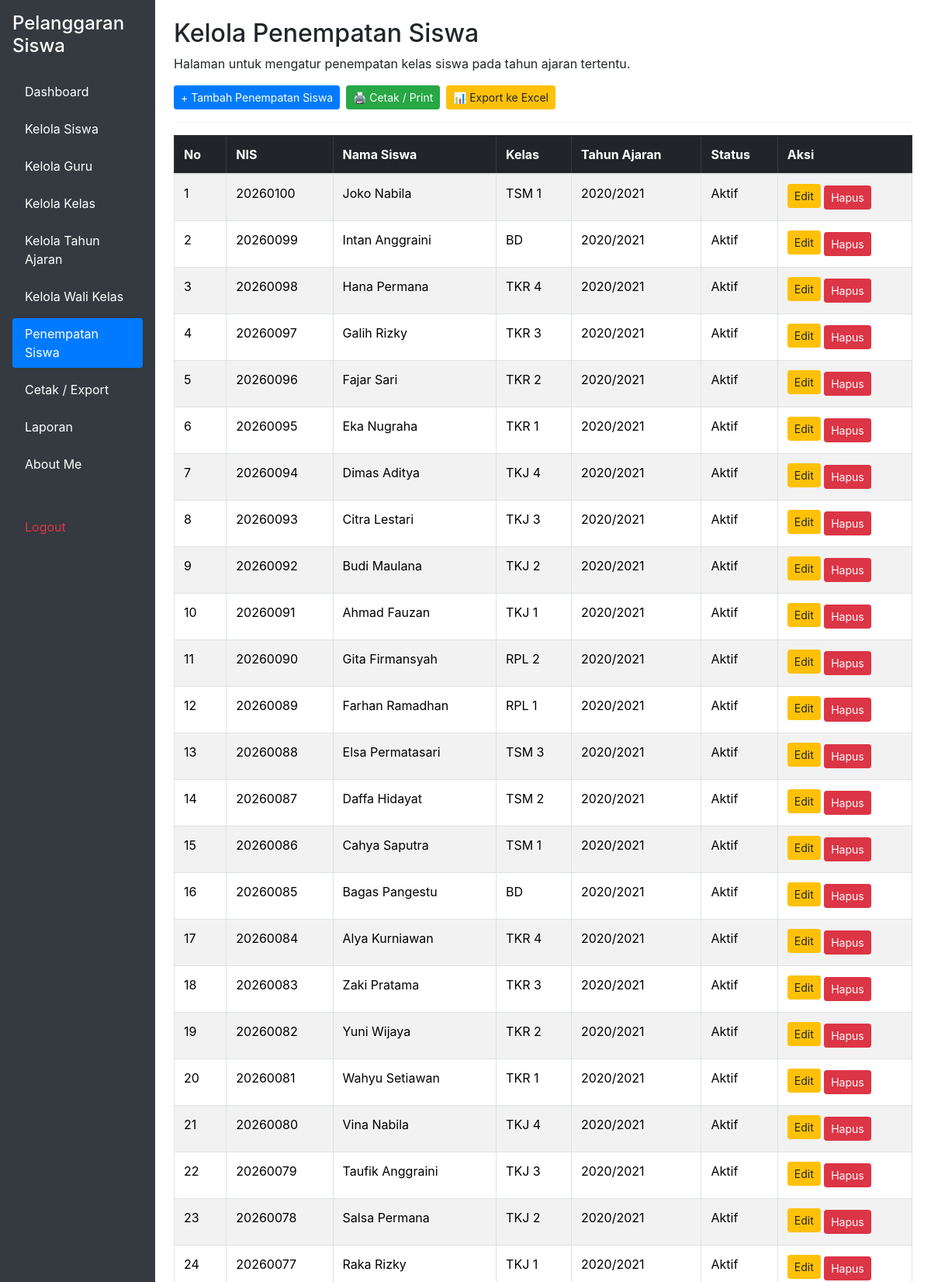
Screenshot of /penempatan_siswa.php (signed in, upper part) with the database file from the repository.
### tables this page shows
CREATE TABLE `t_kelas_siswa` (
  `id` int(11) NOT NULL,
  `siswa_id` int(11) DEFAULT NULL,
  `tahun_ajaran_id` int(11) DEFAULT NULL,
  `kelas_id` int(11) DEFAULT NULL,
  `tanggal_mulai` date NOT NULL,
  `tanggal_selesai` date NOT NULL,
  `status_aktif` tinyint(1) NOT NULL,
  `created_at` timestamp NOT NULL DEFAULT current_timestamp(),
  `updated_at` timestamp NOT NULL DEFAULT current_timestamp()
);

CREATE TABLE `t_siswa` (
  `id` int(11) NOT NULL,
  `nis` varchar(30) DEFAULT NULL,
  `nisn` varchar(20) NOT NULL,
  `nama` varchar(150) DEFAULT NULL,
  `jenis_kelamin` char(1) NOT NULL,
  `tanggal_lahir` date NOT NULL,
  `alamat` text NOT NULL,
  `status_aktif` tinyint(1) NOT NULL,
  `created_at` timestamp NOT NULL DEFAULT current_timestamp(),
  `updated_at` timestamp NOT NULL DEFAULT current_timestamp()
);

CREATE TABLE `t_kelas` (
  `id` int(11) NOT NULL,
  `nama` varchar(100) DEFAULT NULL,
  `tingkat` varchar(20) NOT NULL,
  `jurusan` varchar(100) NOT NULL,
  `status_aktif` tinyint(1) NOT NULL,
  `created_at` timestamp NOT NULL DEFAULT current_timestamp(),
  `updated_at` timestamp NOT NULL DEFAULT current_timestamp()
);

CREATE TABLE `t_tahun_ajaran` (
  `id` int(11) NOT NULL,
  `nama` varchar(20) DEFAULT NULL,
  `tanggal_mulai` date NOT NULL,
  `tanggal_selesai` date NOT NULL,
  `status_aktif` tinyint(1) NOT NULL,
  `created_at` timestamp NOT NULL DEFAULT current_timestamp(),
  `updated_at` timestamp NOT NULL DEFAULT current_timestamp()
);

### penempatan_siswa.php (the view, shortened to what this page needs)
<?php
include 'config/koneksi.php';
$sql = "
    SELECT
        ks.id,
        s.nama AS nama_siswa,
        s.nis,
        k.nama AS nama_kelas,
        ta.nama AS tahun_ajaran,
        ks.status_aktif
    FROM t_kelas_siswa ks
    LEFT JOIN t_siswa s ON ks.siswa_id = s.id
    LEFT JOIN t_kelas k ON ks.kelas_id = k.id
    LEFT JOIN t_tahun_ajaran ta ON ks.tahun_ajaran_id = ta.id
    ORDER BY ks.id DESC
";
$query = mysqli_query($koneksi, $sql);
?>
<!DOCTYPE html>
<html lang="id">
<head>
    <link href="https://cdn.jsdelivr.net/npm/bootstrap@5.3.8/dist/css/bootstrap.min.css" rel="stylesheet">
    <link rel="stylesheet" href="https://cdn.jsdelivr.net/npm/bootstrap@4.1.3/dist/css/bootstrap.min.css">
</head>
<body>
<div class="container-fluid">
    <div class="row">
        <div class="col-md-3 col-lg-2 bg-dark min-vh-100 p-3">
            <h4 class="text-white mb-4">
                Pelanggaran Siswa
            </h4>
            <ul class="nav nav-pills flex-column">
                <li class="nav-item mb-2">
                    <a href="dashboard.php" class="nav-link text-white">Dashboard</a>
                </li>
                <li class="nav-item mb-2">
                    <a href="kelola_siswa.php" class="nav-link text-white">Kelola Siswa</a>
                </li>
                <li class="nav-item mb-2">
                    <a href="kelola_guru.php" class="nav-link text-white">Kelola Guru</a>
                </li>
                <li class="nav-item mb-2">
                    <a href="kelola_kelas.php" class="nav-link text-white">Kelola Kelas</a>
                </li>
                <li class="nav-item mb-2">
                    <a href="kelola_tahun_ajaran.php" class="nav-link text-white">Kelola Tahun Ajaran</a>
                </li>
                <li class="nav-item mb-2">
                    <a href="kelola_wali_kelas.php" class="nav-link text-white">Kelola Wali Kelas</a>
                </li>
                <li class="nav-item mb-2">
                    <a href="penempatan_siswa.php" class="nav-link active">Penempatan Siswa</a>
                </li>
                <li class="nav-item mb-2">
                    <a href="#" onclick="window.print()" class="nav-link text-white">Cetak / Export</a>
                </li>
                <li class="nav-item mb-2">
                    <a href="pelanggaran.php" class="nav-link text-white">Laporan</a>
                </li>
                <li class="nav-item mb-2">
                    <a href="tentang_saya.php" class="nav-link text-white">About Me</a>
                </li>
                <hr class="text-secondary">
                <li class="nav-item mb-2">
                    <a href="logout.php" class="nav-link text-danger">Logout</a>
                </li>
            </ul>
        </div>
        <main class="col-md-9 col-lg-10 p-4">
            <h2>Kelola Penempatan Siswa</h2>
            <p>Halaman untuk mengatur penempatan kelas siswa pada tahun ajaran tertentu.</p>
            <div class="mb-3 d-flex gap-2">
                <a href="tambah_penempatan_siswa.php" class="btn btn-primary btn-sm">+ Tambah Penempatan Siswa</a>
                <button onclick="window.print()" class="btn btn-success btn-sm">🖨️ Cetak / Print</button>
                <button onclick="exportExcel()" class="btn btn-warning btn-sm">📊 Export ke Excel</button>
            </div>
            <hr>
            <div class="table-responsive">
                <table class="table table-bordered table-striped">
                    <thead class="table-dark">
                        <tr>
                            <th>No</th>
                            <th>NIS</th>
                            <th>Nama Siswa</th>
                            <th>Kelas</th>
                            <th>Tahun Ajaran</th>
                            <th>Status</th>
                            <th>Aksi</th>
                        </tr>
                    </thead>
                    <tbody>
                        <?php
                        $no = 1;
                        if (mysqli_num_rows($query) > 0) {
                            while ($row = mysqli_fetch_assoc($query)) {
                        ?>
                            <tr>
                                <td><?= $no++ ?></td>
                                <td><?= htmlspecialchars($row['nis'] ?? '-') ?></td>
                                <td><?= htmlspecialchars($row['nama_siswa'] ?? '-') ?></td>
                                <td><?= htmlspecialchars($row['nama_kelas'] ?? '-') ?></td>
                                <td><?= htmlspecialchars($row['tahun_ajaran'] ?? '-') ?></td>
                                <td>
                                    <?= ($row['status_aktif'] == 1) ? 'Aktif' : 'Tidak Aktif' ?>
                                </td>
                                <td>
                                    <a href="edit_penempatan_siswa.php?id=<?= (int)$row['id'] ?>" class="btn btn-warning btn-sm mb-1">Edit</a>
                                    <a href="hapus_penempatan_siswa.php?id=<?= (int)$row['id'] ?>"
                                       class="btn btn-danger btn-sm"
                                       onclick="return confirm('Yakin ingin menghapus penempatan siswa ini?')">
                                        Hapus
                                    </a>
                                </td>
                            </tr>
                        <?php
                            }
                        } else {
                        ?>
                            <tr>
                                <td colspan="7" class="text-center">Belum ada data penempatan siswa.</td>
                            </tr>
                        <?php } ?>
                    </tbody>
                </table>
            </div>
        </main>
    </div>
</div>
</body>
</html>

### rows the page displays
t_kelas_siswa: siswa.nis "20260100", siswa.nama "Joko Nabila", kelas.nama "TSM 1", tahun_ajaran.nama "2020/2021", status_aktif "Aktif"
t_kelas_siswa: siswa.nis "20260099", siswa.nama "Intan Anggraini", kelas.nama "BD", tahun_ajaran.nama "2020/2021", status_aktif "Aktif"
t_kelas_siswa: siswa.nis "20260098", siswa.nama "Hana Permana", kelas.nama "TKR 4", tahun_ajaran.nama "2020/2021", status_aktif "Aktif"
t_kelas_siswa: siswa.nis "20260097", siswa.nama "Galih Rizky", kelas.nama "TKR 3", tahun_ajaran.nama "2020/2021", status_aktif "Aktif"
t_kelas_siswa: siswa.nis "20260096", siswa.nama "Fajar Sari", kelas.nama "TKR 2", tahun_ajaran.nama "2020/2021", status_aktif "Aktif"
t_kelas_siswa: siswa.nis "20260095", siswa.nama "Eka Nugraha", kelas.nama "TKR 1", tahun_ajaran.nama "2020/2021", status_aktif "Aktif"
t_kelas_siswa: siswa.nis "20260094", siswa.nama "Dimas Aditya", kelas.nama "TKJ 4", tahun_ajaran.nama "2020/2021", status_aktif "Aktif"
t_kelas_siswa: siswa.nis "20260093", siswa.nama "Citra Lestari", kelas.nama "TKJ 3", tahun_ajaran.nama "2020/2021", status_aktif "Aktif"
t_kelas_siswa: siswa.nis "20260092", siswa.nama "Budi Maulana", kelas.nama "TKJ 2", tahun_ajaran.nama "2020/2021", status_aktif "Aktif"
t_kelas_siswa: siswa.nis "20260091", siswa.nama "Ahmad Fauzan", kelas.nama "TKJ 1", tahun_ajaran.nama "2020/2021", status_aktif "Aktif"
t_kelas_siswa: siswa.nis "20260090", siswa.nama "Gita Firmansyah", kelas.nama "RPL 2", tahun_ajaran.nama "2020/2021", status_aktif "Aktif"
t_kelas_siswa: siswa.nis "20260089", siswa.nama "Farhan Ramadhan", kelas.nama "RPL 1", tahun_ajaran.nama "2020/2021", status_aktif "Aktif"
t_kelas_siswa: siswa.nis "20260088", siswa.nama "Elsa Permatasari", kelas.nama "TSM 3", tahun_ajaran.nama "2020/2021", status_aktif "Aktif"
t_kelas_siswa: siswa.nis "20260087", siswa.nama "Daffa Hidayat", kelas.nama "TSM 2", tahun_ajaran.nama "2020/2021", status_aktif "Aktif"
t_kelas_siswa: siswa.nis "20260086", siswa.nama "Cahya Saputra", kelas.nama "TSM 1", tahun_ajaran.nama "2020/2021", status_aktif "Aktif"
t_kelas_siswa: siswa.nis "20260085", siswa.nama "Bagas Pangestu", kelas.nama "BD", tahun_ajaran.nama "2020/2021", status_aktif "Aktif"
t_kelas_siswa: siswa.nis "20260084", siswa.nama "Alya Kurniawan", kelas.nama "TKR 4", tahun_ajaran.nama "2020/2021", status_aktif "Aktif"
t_kelas_siswa: siswa.nis "20260083", siswa.nama "Zaki Pratama", kelas.nama "TKR 3", tahun_ajaran.nama "2020/2021", status_aktif "Aktif"
t_kelas_siswa: siswa.nis "20260082", siswa.nama "Yuni Wijaya", kelas.nama "TKR 2", tahun_ajaran.nama "2020/2021", status_aktif "Aktif"
t_kelas_siswa: siswa.nis "20260081", siswa.nama "Wahyu Setiawan", kelas.nama "TKR 1", tahun_ajaran.nama "2020/2021", status_aktif "Aktif"
t_kelas_siswa: siswa.nis "20260080", siswa.nama "Vina Nabila", kelas.nama "TKJ 4", tahun_ajaran.nama "2020/2021", status_aktif "Aktif"
t_kelas_siswa: siswa.nis "20260079", siswa.nama "Taufik Anggraini", kelas.nama "TKJ 3", tahun_ajaran.nama "2020/2021", status_aktif "Aktif"
t_kelas_siswa: siswa.nis "20260078", siswa.nama "Salsa Permana", kelas.nama "TKJ 2", tahun_ajaran.nama "2020/2021", status_aktif "Aktif"
t_kelas_siswa: siswa.nis "20260077", siswa.nama "Raka Rizky", kelas.nama "TKJ 1", tahun_ajaran.nama "2020/2021", status_aktif "Aktif"
